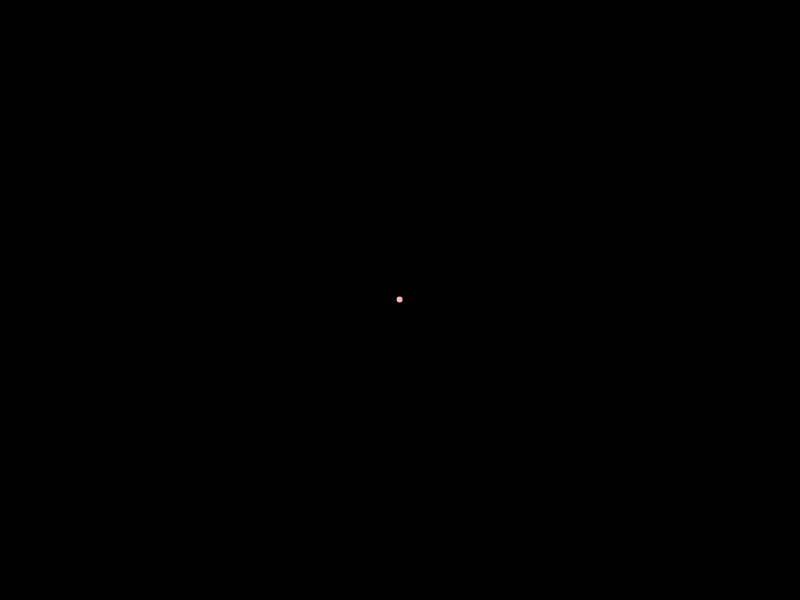
Frame 1 (no input)
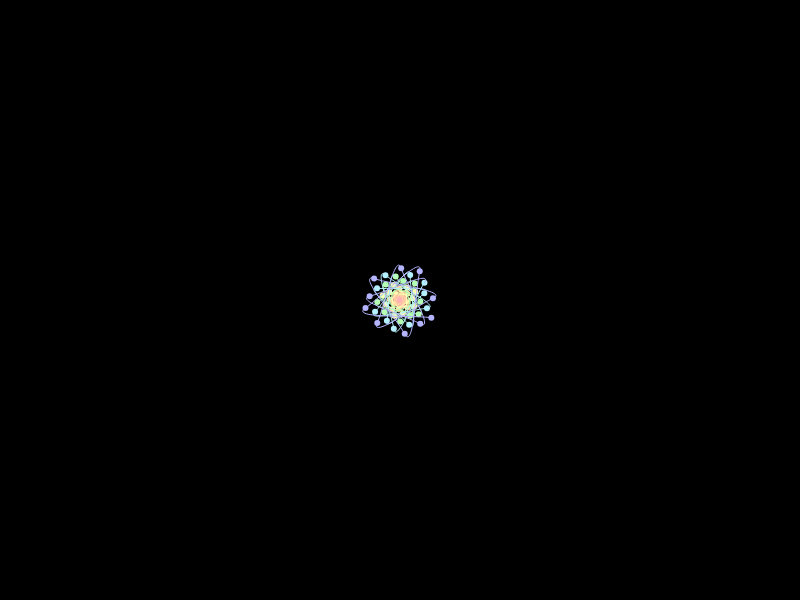
Frame 60 (no input)
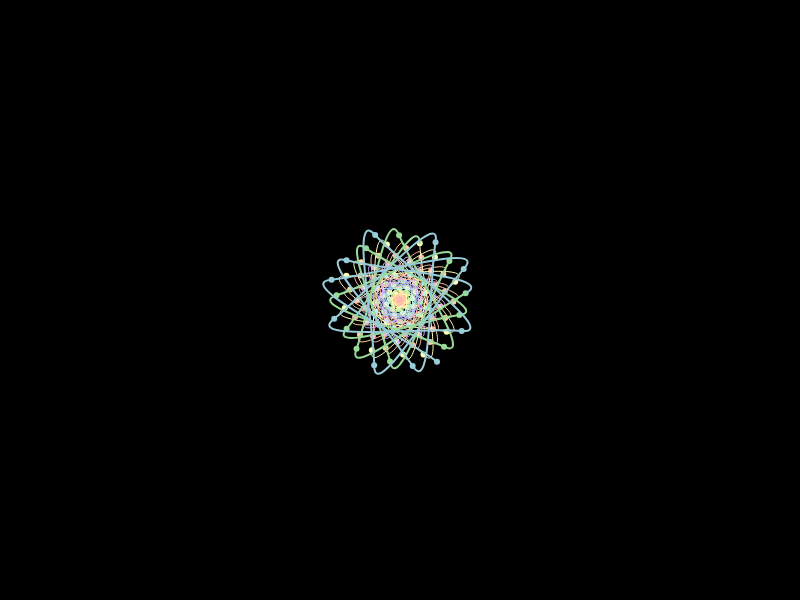
Frame 120 (the mouse pressed at the canvas centre since frame 60)

The p5.js sketch that drew these frames (run headless with seeded random() and noise() and a simulated clock; from frame 60 on, the mouse is pressed at the canvas centre):

// p5.js sketch
// ── sketch.js
// Configuration
let maxLoops = 10; // Number of complete loops to run before stopping
let maxA = 1000; // Maximum value of a

// Animation variables
let a = 1;
let direction = 1; // 1 for forward, -1 for reverse
let lastUpdateTime = 0;
let updateInterval = 2.00; // 2.00 milliseconds
let lastPoint = null;
let secondLastPoint = null;
let rainbowColors = [];
let colorCounter = 0; // Track total calculations for continuous color cycling
let loopCount = 0; // Track number of complete loops
let animationComplete = false;

function setup() {
  createCanvas(800, 600);
  background(0);

  // Define base rainbow colors (will be adjusted by brightness)
  rainbowColors = [
    [255, 180, 180],   // Pastel Red
    [255, 210, 160],   // Pastel Orange
    [255, 255, 180],   // Pastel Yellow
    [180, 255, 180],   // Pastel Green
    [180, 240, 255],   // Pastel Cyan
    [180, 180, 255],   // Pastel Blue
    [210, 180, 255]    // Pastel Violet
  ];
}

function draw() {
  // Stop animation if complete
  if (animationComplete) {
    return;
  }

  let currentTime = millis();

  // Update every 2.00 milliseconds
  if (currentTime - lastUpdateTime >= updateInterval) {
    lastUpdateTime = currentTime;

    // Calculate position using golden ratio spiral formula
    // Using polar coordinates: angle increases with a, radius with golden ratio
    let phi = 1.618033988749895; // Golden ratio
    let angle = a * 2 * PI / phi;
    let radius = a * 0.6; // Scale factor for visibility (reduced for larger range of 1000)

    let x = width / 2 + cos(angle) * radius;
    let y = height / 2 + sin(angle) * radius;

    // Determine color: loop through rainbow colors every 10 calculations using colorCounter
    let colorIndex = floor(colorCounter / 10) % rainbowColors.length;
    let baseColor = rainbowColors[colorIndex];

    // Calculate brightness multiplier based on a value (10 levels for 1-1000)
    // When going forward (1-1000), gets darker; when going backward (1000-1), gets lighter
    let brightnessLevel = floor((a - 1) / 100); // 0-9 for range 1-1000
    let brightnessMultiplier = 1.0 - (brightnessLevel * 0.15); // Gradually darker: 1.0, 0.85, 0.7, 0.55, 0.4, ...

    // Apply brightness to color
    let r = baseColor[0] * brightnessMultiplier;
    let g = baseColor[1] * brightnessMultiplier;
    let bl = baseColor[2] * brightnessMultiplier;
    let currentColor = color(r, g, bl);

    // Calculate thickness based on a value (10 levels: 1-100, 101-200, ..., 901-1000)
    let thicknessLevel = floor((a - 1) / 100); // 0-9
    let thickness = thicknessLevel + 1; // 1-10

    // Draw smooth curve from previous point to current point using bezier
    if (lastPoint !== null && secondLastPoint !== null) {
      stroke(currentColor);
      strokeWeight(thickness);
      noFill();

      // Calculate control points for smooth curve
      let cp1x = lastPoint.x + (lastPoint.x - secondLastPoint.x) * 0.3;
      let cp1y = lastPoint.y + (lastPoint.y - secondLastPoint.y) * 0.3;
      let cp2x = x - (x - lastPoint.x) * 0.3;
      let cp2y = y - (y - lastPoint.y) * 0.3;

      bezier(lastPoint.x, lastPoint.y, cp1x, cp1y, cp2x, cp2y, x, y);
    } else if (lastPoint !== null) {
      // For the first segment, just draw a line
      stroke(currentColor);
      strokeWeight(thickness);
      line(lastPoint.x, lastPoint.y, x, y);
    }

    // Draw current point
    fill(currentColor);
    noStroke();
    circle(x, y, 6);

    // Store current point for next iteration
    secondLastPoint = lastPoint;
    lastPoint = { x: x, y: y };

    // Increment color counter for continuous color progression
    colorCounter++;

    // Update a with direction, and reverse when hitting boundaries
    a += direction;
    if (a > maxA) {
      a = maxA;
      direction = -1;

      // Check if we should stop at the thickest line (maxA)
      // This happens when maxLoops has a decimal part (e.g., 1.5, 2.5)
      let loopsAtMax = loopCount + 0.5;
      if (loopsAtMax >= maxLoops) {
        animationComplete = true;
      }
    } else if (a < 1) {
      a = 1;
      direction = 1;
      loopCount++;

      // Check if we should stop at the thinnest line (a=1)
      // This happens when maxLoops is a whole number (e.g., 1, 2, 10)
      if (loopCount >= maxLoops) {
        animationComplete = true;
      }
    }
  }

}

// ── style.css
body {
    margin: 0;
    padding: 0;
    display: flex;
    justify-content: center;
    align-items: center;
    min-height: 100vh;
    background-color: #f0f0f0;
    font-family: Arial, sans-serif;
}

canvas {
    display: block;
    box-shadow: 0 4px 6px rgba(0, 0, 0, 0.1);
}
